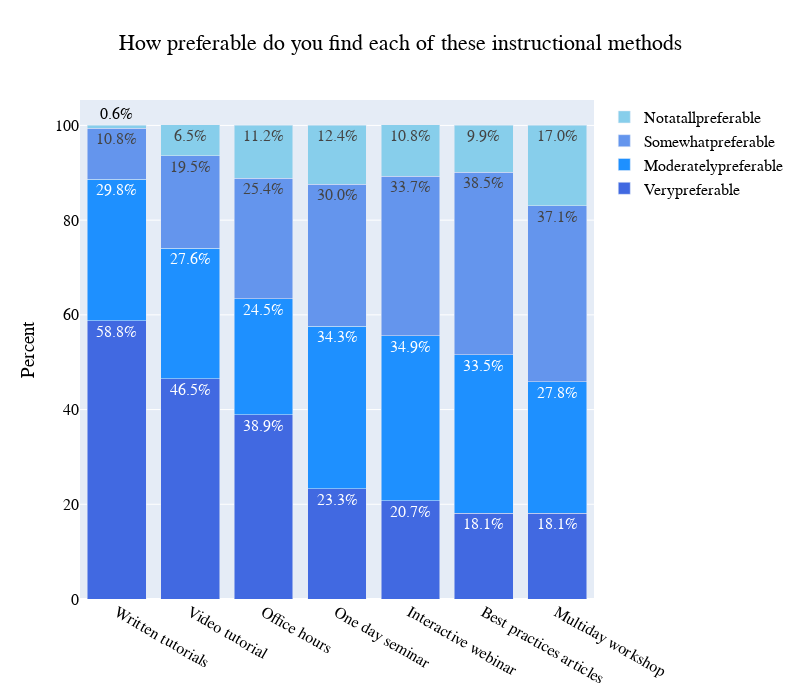

Notebook code for this chart:
### Code cell
percentage_stackedcharts(cols_mtds, title='How preferable do you find each of these instructional methods',order_of_stacks=['Verypreferable', 'Moderatelypreferable', 'Somewhatpreferable', 'Notatallpreferable'], 
order_of_axes=['Written tutorials', 'Video tutorial', 'Office hours', 'One day seminar', 'Interactive webinar','Best practices articles', 'Multiday workshop'], colors={'Verypreferable':'royalblue','Moderatelypreferable':'dodgerblue','Somewhatpreferable':'cornflowerblue','Notatallpreferable':'skyblue'})

### Figure 1 — Plotly figure (JSON) as saved in the notebook; plotly's stock layout.template omitted (floating-point values rounded to 4 significant figures)
{"data": [{"marker": {"color": "royalblue"}, "name": "Verypreferable", "text": ["18.1%", "58.8%", "46.5%", "20.7%", "38.9%", "23.3%", "18.1%"], "type": "bar", "x": ["Best practices articles", "Written tutorials", "Video tutorial", "Interactive webinar", "Office hours", "One day seminar", "Multiday workshop"], "y": [18.1, 58.8, 46.5, 20.7, 38.9, 23.3, 18.1]}, {"marker": {"color": "dodgerblue"}, "name": "Moderatelypreferable", "text": ["33.5%", "29.8%", "27.6%", "34.9%", "24.5%", "34.3%", "27.8%"], "type": "bar", "x": ["Best practices articles", "Written tutorials", "Video tutorial", "Interactive webinar", "Office hours", "One day seminar", "Multiday workshop"], "y": [33.5, 29.8, 27.6, 34.9, 24.5, 34.3, 27.8]}, {"marker": {"color": "cornflowerblue"}, "name": "Somewhatpreferable", "text": ["38.5%", "10.8%", "19.5%", "33.7%", "25.4%", "30.0%", "37.1%"], "type": "bar", "x": ["Best practices articles", "Written tutorials", "Video tutorial", "Interactive webinar", "Office hours", "One day seminar", "Multiday workshop"], "y": [38.5, 10.8, 19.5, 33.7, 25.4, 30, 37.1]}, {"marker": {"color": "skyblue"}, "name": "Notatallpreferable", "text": ["9.9%", "0.6%", "6.5%", "10.8%", "11.2%", "12.4%", "17.0%"], "type": "bar", "x": ["Best practices articles", "Written tutorials", "Video tutorial", "Interactive webinar", "Office hours", "One day seminar", "Multiday workshop"], "y": [9.9, 0.6, 6.5, 10.8, 11.2, 12.4, 17]}], "layout": {"barmode": "stack", "font": {"color": "Black", "family": "Helvetica", "size": 16}, "height": 700, "legend": {"font": {"color": "Black", "size": 16}, "title": {"font": {"family": "Helvetica"}}}, "title": {"text": "How preferable do you find each of these instructional methods", "x": 0.5}, "width": 800, "xaxis": {"categoryarray": ["Written tutorials", "Video tutorial", "Office hours", "One day seminar", "Interactive webinar", "Best practices articles", "Multiday workshop"], "categoryorder": "array"}, "yaxis": {"title": {"text": "Percent"}}}}
